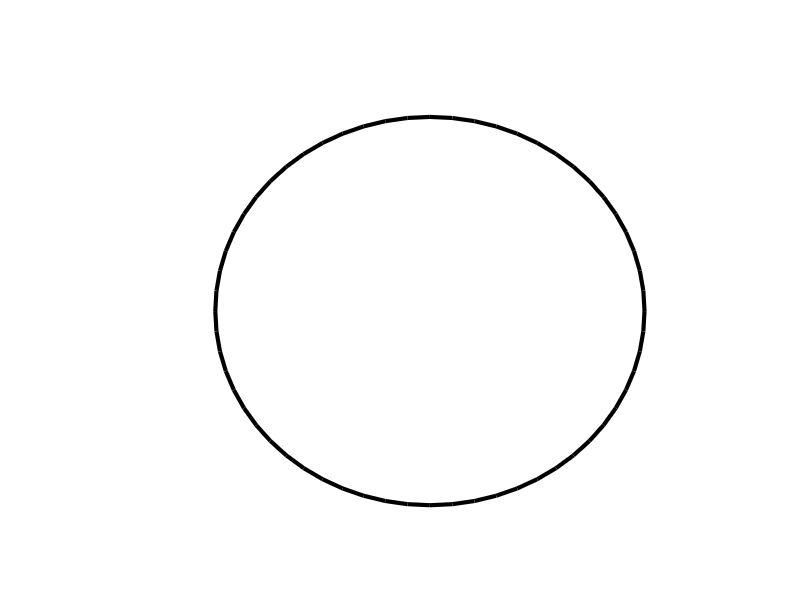

Write the MATLAB code that produced this figure. (Note: this script raises an error after producing the figure.)
% Generates *.xml scripts for Moodle Embedded answers [cloze]
% question name - Centroid Solid Circle
% Created by Azalea A Khan for Dr. Pilar Garcia Souto and the Mechanics and Materials Module
% UCL Department: Medical Physics and Bioengineering
% Date:1/4/15

circ1 = fopen('Solid Circle.xml','w');

fprintf(circ1,'%s','<?xml version="1.0" encoding="UTF-8"?>');
fprintf(circ1,'\n%s','<quiz>');


for i = 1:1:100
    
    % START IMAGE
    
    D= randi([10 40]);
    C= rectangle('Position',[0 0 D D],'Curvature',[1,1],'linewidth',3);
    
    axis([-7 (D+5) -2 (D+5)])
    axis off
    
    hold on
    
    arrow([(D/2),-2],[D,-2],'linewidth',2);
    arrow([(D/2),-2],[0,-2],'linewidth',2);
    
    xlabel=strcat(num2str(D),'mm');
    text((D/2),-4,xlabel,'fontsize',12,'fontweight','bold');
    
    title('Centroid: Solid Circle','FontSize',18, 'FontWeight','bold')
        
    hold off
    
    imgname=strcat('SolidCircle_',num2str(i),'.jpg');
    saveas(C,imgname);
    
    % END IMAGE
 
    % CALCULATION

Cx = D/2;
Cy = Cx;
I = (pi*D^4)/64;

    
% QUESTION TEXT
    
fprintf(circ1,'\n<!--question %d-->',i);
fprintf(circ1,'\n%s','<question type="cloze">');

fprintf(circ1,'\n%s','<name>');
fprintf(circ1,'\n<text>Centroid: Solid Circle %d</text>',i);
fprintf(circ1,'\n%s','</name>');

fprintf(circ1,'\n%s','<questiontext format="html">');
fprintf(circ1,'\n%s','<text>');
fprintf(circ1,'\n%s','<![CDATA[<p><img style="width: 625px; heght: 500px; margin-right: auto; margin-left: auto; display: block;"');
fprintf(circ1,'src="http://www.ucl.ac.uk/~rmapdpg/MoodleQuiz/WarrenTruss/Level_2/WarrenTrussL2_%d.jpg"',i);
fprintf(circ1,'%s','alt="circle" width="30 height="30"/></p>');

fprintf(circ1,'\n<p style="text-align: left;">Determine the centroid of the above section</p>');
fprintf(circ1,'\n%s','<p style="text-align: center;" >');
fprintf(circ1,'x = {1:NUMERICAL:=%2.0f:1#Good job!~*#Sorry. Try again.} mm</p>',Cx);
fprintf(circ1,'\n%s','<p style="text-align: center;" >');
fprintf(circ1,'y = {1:NUMERICAL:=%2.0f:1#Good job!~*#Sorry. Try again.} mm</p>',Cy);

fprintf(circ1,'\n%s','and calculate the second moment of area with respect to both x and y axis.</p>');
fprintf(circ1,'%s','(Give your answer as a number)</p>');
fprintf(circ1,'\n%s','<p style="text-align: center;" >');
fprintf(circ1,'I<sub>x</sub> = {1:NUMERICAL:=%3.0f:1#Good job!~*#Sorry. Try again.} mm<sup>4</sup></p>',I);
fprintf(circ1,'\n%s','<p style="text-align: center;" >');
fprintf(circ1,'I<sub>y</sub> = {1:NUMERICAL:=%3.0f:1#Good job!~*#Sorry. Try again.} mm<sup>4</sup></p>',I);


% General Feedback

fprintf(circ1,'\n%s','<generalfeedback format="html">');
fprintf(circ1,'\n%s','<text>');

fprintf(circ1,'\n%s','<p>The centroid is the centre of the circle and ');
fprintf(circ1,'\n%s','<p>for a circle I<sub>x</sub> is equal to I<sub>y</sub>.</p>');

fprintf(circ1,'\n%s','</text>');
fprintf(circ1,'\n%s','</generalfeedback>');

fprintf(circ1,'\n%s','<penalty>0</penalty>');
fprintf(circ1,'\n%s','<hidden>0</hidden>');

fprintf(circ1,'\n%s','</question>');


    
end 

fprintf(circ1,'\n%s','</quiz>');

fclose(circ1);
